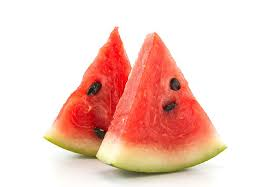
#> input picture Computer_Vision/Images/Watermelon.jpg, 270 x 187 px, given in place of the camera
$ python magic2.py
#> lines starting #> are read from the running program, lines starting #| are printed output that depends on the picture; after the words box and inside, x2 and y2 are one past the last pixel; in counts of white or black regions, pixels touching at a corner belong together
import cv2
import numpy as np
import time
cam = cv2.VideoCapture(0)
time.sleep(3)

for i in range(20):
    ret, background = cam.read()
#> this loop made 20 passes
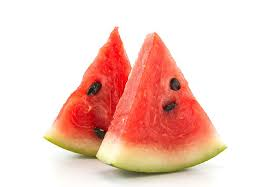
#> input picture Computer_Vision/Images/Watermelon.jpg, 270 x 187 px, given in place of the camera
while True:
    ret, frame = cam.read()
#> frame is the input picture: shape (187, 270, 3); mean B, G, R 197.3, 206.5, 243.2
    hsv = cv2.cvtColor(frame,cv2.COLOR_BGR2HSV)
#> hsv: shape (187, 270, 3); mean H, S, V 12.4, 53, 243.4
    lower_red1 = np.array([0,120,70])
    upper_red1 = np.array([10,255,255])
    mask1 = cv2.inRange(hsv, lower_red1,upper_red1)
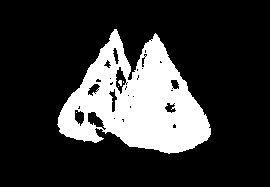
#> mask1: shape (187, 270); 20.8% white; 5 white regions (4 under 20 px), largest, box (x1, y1, x2, y2) and area: (57, 29, 211, 154) 10481

    lower_red2 = np.array([170,120,70])
    upper_red2 = np.array([180,255,255])
    mask2 = cv2.inRange(hsv, lower_red2,upper_red2)
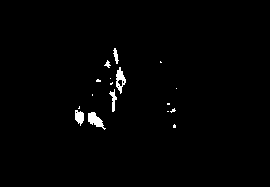
#> mask2: shape (187, 270); 1.2% white; 17 white regions (11 under 20 px), largest, box (x1, y1, x2, y2) and area: (88, 112, 106, 130) 157, (116, 67, 126, 94) 139, (75, 110, 84, 126) 101, (109, 89, 117, 112) 76, (113, 48, 119, 64) 49, (104, 60, 111, 68) 26

    mask = mask1 + mask2
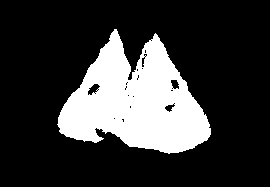
#> mask: shape (187, 270); 22% white; 1 white region, box (x1, y1, x2, y2) and area: (57, 29, 211, 154) 11112
    mask = cv2.morphologyEx(mask, cv2.MORPH_OPEN, np.ones((3,3),np.int8))
#> mask: shape (187, 270); 21.9% white; 1 white region, box (x1, y1, x2, y2) and area: (58, 29, 211, 153) 11061
    cloak = cv2.bitwise_and(background,background,mask = mask)
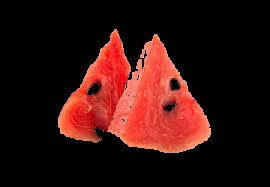
#> cloak: shape (187, 270, 3); mean B, G, R 14.1, 17.5, 50.5
    rest = cv2.bitwise_and(frame,frame, mask = cv2.bitwise_not(mask))
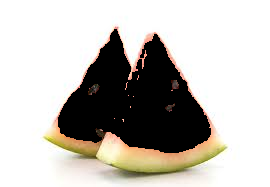
#> rest: shape (187, 270, 3); mean B, G, R 183.2, 189, 192.7
    final = cv2.add(cloak, rest)
    cv2.imshow('window', final)
    if cv2.waitKey(1) & 0xFF == ord('q'):
#> (key q is pressed here)
        break
cam.release()
cv2.destroyAllWindows()
